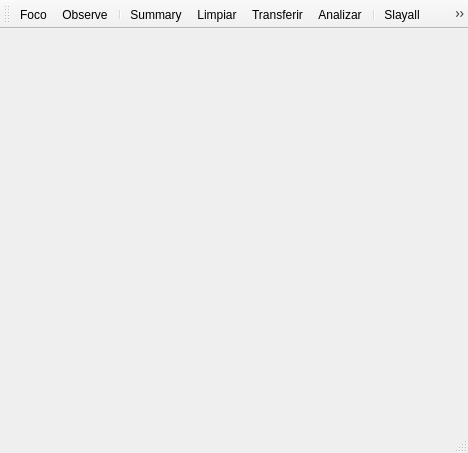
<?xml version="1.0" encoding="UTF-8"?>
<ui version="4.0">
 <class>Controlschmitd</class>
 <widget class="QMainWindow" name="Controlschmitd">
  <property name="geometry">
   <rect>
    <x>0</x>
    <y>0</y>
    <width>468</width>
    <height>453</height>
   </rect>
  </property>
  <property name="minimumSize">
   <size>
    <width>468</width>
    <height>453</height>
   </size>
  </property>
  <property name="maximumSize">
   <size>
    <width>468</width>
    <height>453</height>
   </size>
  </property>
  <property name="windowTitle">
   <string>MainWindow</string>
  </property>
  <widget class="QWidget" name="centralwidget">
   <layout class="QGridLayout" name="gridLayout">
    <item row="0" column="0">
     <widget class="QLabel" name="label">
      <property name="maximumSize">
       <size>
        <width>16777215</width>
        <height>16777215</height>
       </size>
      </property>
      <property name="text">
       <string/>
      </property>
      <property name="pixmap">
       <pixmap resource="../resource.qrc">:/images/interface2.png</pixmap>
      </property>
     </widget>
    </item>
   </layout>
  </widget>
  <widget class="QMenuBar" name="menubar">
   <property name="geometry">
    <rect>
     <x>0</x>
     <y>0</y>
     <width>468</width>
     <height>25</height>
    </rect>
   </property>
  </widget>
  <widget class="QStatusBar" name="statusbar"/>
  <widget class="QToolBar" name="toolBar">
   <property name="windowTitle">
    <string>toolBar</string>
   </property>
   <attribute name="toolBarArea">
    <enum>TopToolBarArea</enum>
   </attribute>
   <attribute name="toolBarBreak">
    <bool>false</bool>
   </attribute>
   <addaction name="actionFoco"/>
   <addaction name="actionObserve"/>
   <addaction name="separator"/>
   <addaction name="actionSummary"/>
   <addaction name="actionLimpiar"/>
   <addaction name="actionTransferir"/>
   <addaction name="actionAnalizar"/>
   <addaction name="separator"/>
   <addaction name="actionSlayall"/>
   <addaction name="actionShutdAll"/>
   <addaction name="separator"/>
   <addaction name="actionAyuda"/>
   <addaction name="actionSalir"/>
  </widget>
  <action name="actionFoco">
   <property name="icon">
    <iconset resource="../resource.qrc">
     <normaloff>:/images/foco.ico</normaloff>:/images/foco.ico</iconset>
   </property>
   <property name="text">
    <string>Foco</string>
   </property>
   <property name="toolTip">
    <string>Foco</string>
   </property>
  </action>
  <action name="actionObserve">
   <property name="icon">
    <iconset resource="../resource.qrc">
     <normaloff>:/images/observe.png</normaloff>:/images/observe.png</iconset>
   </property>
   <property name="text">
    <string>Observe</string>
   </property>
   <property name="toolTip">
    <string>Observe</string>
   </property>
  </action>
  <action name="actionSummary">
   <property name="icon">
    <iconset theme="Summary" resource="../resource.qrc">
     <normaloff>:/images/summary.ico</normaloff>:/images/summary.ico</iconset>
   </property>
   <property name="text">
    <string>Summary</string>
   </property>
  </action>
  <action name="actionLimpiar">
   <property name="icon">
    <iconset resource="../resource.qrc">
     <normaloff>:/images/limpiar.gif</normaloff>:/images/limpiar.gif</iconset>
   </property>
   <property name="text">
    <string>Limpiar</string>
   </property>
   <property name="toolTip">
    <string>Limpiar</string>
   </property>
  </action>
  <action name="actionTransferir">
   <property name="icon">
    <iconset resource="../resource.qrc">
     <normaloff>:/images/transferir.png</normaloff>:/images/transferir.png</iconset>
   </property>
   <property name="text">
    <string>Transferir</string>
   </property>
   <property name="toolTip">
    <string>Transferir</string>
   </property>
  </action>
  <action name="actionAnalizar">
   <property name="icon">
    <iconset resource="../resource.qrc">
     <normaloff>:/images/star.png</normaloff>:/images/star.png</iconset>
   </property>
   <property name="text">
    <string>Analizar</string>
   </property>
   <property name="toolTip">
    <string>Analizar</string>
   </property>
  </action>
  <action name="actionSlayall">
   <property name="icon">
    <iconset resource="../resource.qrc">
     <normaloff>:/images/slayall.png</normaloff>:/images/slayall.png</iconset>
   </property>
   <property name="text">
    <string>Slayall</string>
   </property>
   <property name="toolTip">
    <string>Slayall</string>
   </property>
  </action>
  <action name="actionShutdAll">
   <property name="icon">
    <iconset resource="../resource.qrc">
     <normaloff>:/images/shutdall.gif</normaloff>:/images/shutdall.gif</iconset>
   </property>
   <property name="text">
    <string>ShutdAll</string>
   </property>
   <property name="toolTip">
    <string>ShutdAll</string>
   </property>
  </action>
  <action name="actionAyuda">
   <property name="icon">
    <iconset resource="../resource.qrc">
     <normaloff>:/images/help.png</normaloff>:/images/help.png</iconset>
   </property>
   <property name="text">
    <string>Ayuda</string>
   </property>
   <property name="toolTip">
    <string>Ayuda</string>
   </property>
  </action>
  <action name="actionSalir">
   <property name="icon">
    <iconset resource="../resource.qrc">
     <normaloff>:/images/exit.png</normaloff>:/images/exit.png</iconset>
   </property>
   <property name="text">
    <string>Salir</string>
   </property>
   <property name="toolTip">
    <string>Salir</string>
   </property>
  </action>
 </widget>
 <resources>
  <include location="../resource.qrc"/>
 </resources>
 <connections/>
</ui>
